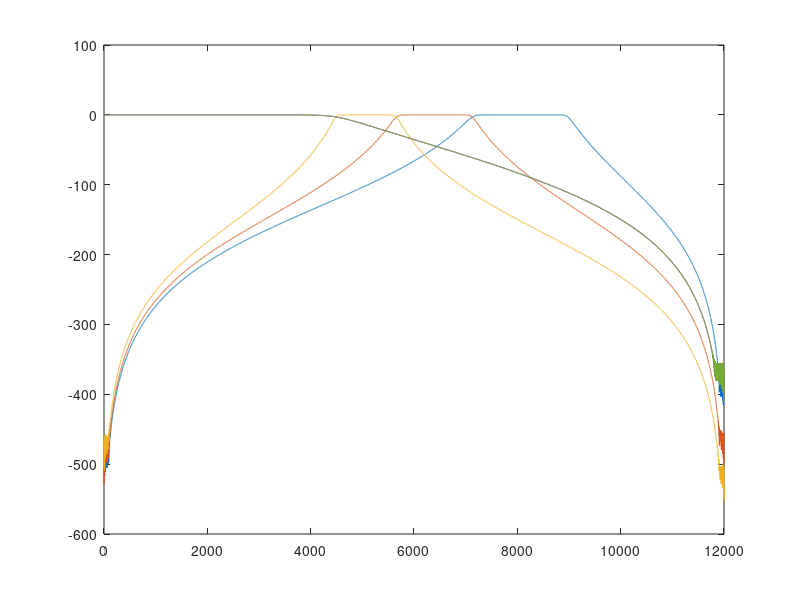

Write the MATLAB code that produced this figure. (Note: this script raises an error after producing the figure.)
close all;
clear all;
 frameLength = 1024;
 %frameLength = 4800;
 Fs = 24000;


disp('Recording and sending started');       
freq = 400;
t = [0:1:24000*2-1];
sign = sin(2*freq/Fs*pi*t);

Fn = 24000/2;                                      % Stopband Frequency (Normalised)
%fc = [200,250,315,400,500,630,800,1000,1250,1600,2000,2500,3150,4000,5000,6300,8024,10000];
fc = 2.^(([22:39]-30)/3)*1000;
%Wn = [178,224,282,355,447,562,708,891,1120,1410,1780,2240,2820,3550,4470,5620,7080,8910,11200,14100];
A = zeros(4*21,6);
N = length(fc);

f = [0:1:Fs/2-1];
figure;
M = 10;
for i=1:3
     f1 = fc(N-i+1)/(2^(1/6)); 
    f2 = fc(N-i+1)*(2^(1/6)); 
    Qr = fc(N-i+1)/(f2-f1); 
    Qd = (pi/2/M)/(sin(pi/2/M))*Qr;
    alpha = (1 + sqrt(1+4*Qd^2))/2/Qd; 
    W1 = fc(N-i+1)/(Fs/2)/alpha; 
    W2 = fc(N-i+1)/(Fs/2)*alpha;
    [b(i,:),a(i,:)] = butter(M,[W1,W2]); 
    H = freqz(b(i,:),a(i,:),Fn);
    plot(f,20*log10(abs(H)));
    hold on;
end


    f1 = fc(15)/(2^(1/6)); 
    f2 = fc(15)*(2^(1/6)); 
    Qr = fc(15)/(f2-f1); 
    Qd = (pi/2/M)/(sin(pi/2/M))*Qr;
    alpha = (1 + sqrt(1+4*Qd^2))/2/Qd; 
    W1 = fc(15)/(Fs/2)/alpha; 
    W2 = fc(15)/(Fs/2)*alpha;
    
    
    [b(i+1,1:11),a(i+1,1:11)] = butter(M,W2);
    H = freqz(b(i+1,1:11),a(i+1,1:11),Fn);
    plot(f,20*log10(abs(H)));
    hold on;
    
    [b(i+2,1:11),a(i+2,1:11)] = butter(M,W2);
    H = freqz(b(i+2,1:11),a(i+2,1:11),Fn);
    plot(f,20*log10(abs(H)));
    hold on;
% for i=5:9
% 	[b(i,:)] = fir1(M,(12000/k)/12000);
%     H = freqz(b(i,:),1,Fn);
%     plot(f,20*log10(abs(H)));
%     hold on;
%     k = k*2;
% end     
f = fos(120000,24000);

z = 1;
f = fos(120000,24000);
sign2 = zeros(1,length(sign));
while true
    frameLength = 1024;
    
    x=zeros(N,frameLength);
    y = sign(1,z:z + 1024 - 1);
    i=1;
    while i<=18
%             figure;
            if(i ~= 1)
                frameLength = frameLength/2;
            end
            x(i,1:frameLength)=filter(b(1,:),a(1,:),y);
            x(i+1,1:frameLength)=filter(b(2,:),a(2,:),y);
            x(i+2,1:frameLength)=filter(b(3,:),a(3,:),y);
%             plot(f,20*log10(fftshift(abs(fft(x(i,1:frameLength),120000)))),...
%                 f,20*log10(fftshift(abs(fft(x(i+1,1:frameLength),120000)))),...
%                 f,20*log10(fftshift(abs(fft(x(i+2,1:frameLength),120000)))));
%         figure;
        filY = filter(b(4,1:11),a(4,1:11),y);
%         plot(f,20*log10(fftshift(abs(fft(audio,120000)))));
        y = zeros(1,length(filY)/2);
%         figure;
        y = filY(1:2:length(filY));
%         plot(f,20*log10(fftshift(abs(fft(y,120000)))));
        
        i = i + 3;
        
    end

    %2. korak - odraditi gain s offsetom
    %3. korak - interpolacija
    i = 18;
    temp = 0;
    output = 0;
    y = zeros(N/3-1,1024);
    j = 5;
    k = 5;
    while (i>0)
        
        temp(1:frameLength) = x(i,1:frameLength)+x(i-1,1:frameLength)+x(i-2,1:frameLength)+output;
        if(frameLength < 1024)
            y(k,1:2:2*frameLength) = temp(1:frameLength);
%             figure;
%             plot(f,20*log10(fftshift(abs(fft(y(k,:),120000)))));
%             hold on;
             output = filter(b(5,1:11),b(5,1:11),y(k,1:2*frameLength));
%              plot(f,20*log10(fftshift(abs(fft(output,120000)))));
        else
            out = temp(1:frameLength);
        end
        frameLength = frameLength*2;
        %j = j + 1;
        k = k - 1;
        i = i - 3;
    end
    
    figure;
    plot(f,20*log10(fftshift(abs(fft(out,120000)))));
    
    if (z > 48000-1024)
        break;
    else
        sign2(1,z:z + 1024 - 1) = y(1,1:1024);
        z = z + 1024;
    end
end



